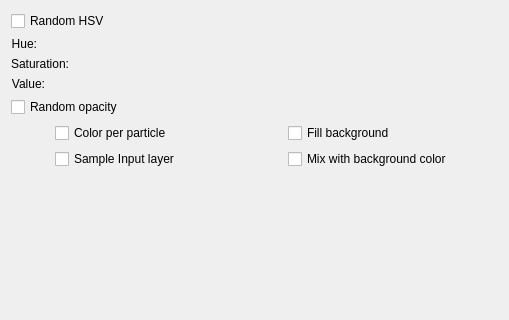
<?xml version="1.0" encoding="UTF-8"?>
<ui version="4.0">
 <class>WdgColorOptions</class>
 <widget class="QWidget" name="WdgColorOptions">
  <property name="geometry">
   <rect>
    <x>0</x>
    <y>0</y>
    <width>509</width>
    <height>320</height>
   </rect>
  </property>
  <property name="sizePolicy">
   <sizepolicy hsizetype="Preferred" vsizetype="Preferred">
    <horstretch>255</horstretch>
    <verstretch>255</verstretch>
   </sizepolicy>
  </property>
  <property name="minimumSize">
   <size>
    <width>460</width>
    <height>320</height>
   </size>
  </property>
  <layout class="QVBoxLayout" name="verticalLayout">
   <item>
    <widget class="QCheckBox" name="randomHSVCHBox">
     <property name="text">
      <string>Random HSV</string>
     </property>
    </widget>
   </item>
   <item>
    <layout class="QFormLayout" name="formLayout">
     <item row="0" column="0">
      <widget class="QLabel" name="label">
       <property name="text">
        <string>Hue:</string>
       </property>
       <property name="alignment">
        <set>Qt::AlignRight|Qt::AlignTrailing|Qt::AlignVCenter</set>
       </property>
      </widget>
     </item>
     <item row="0" column="1">
      <widget class="KisSliderSpinBox" name="hueSlider" native="true">
       <property name="sizePolicy">
        <sizepolicy hsizetype="MinimumExpanding" vsizetype="Preferred">
         <horstretch>10</horstretch>
         <verstretch>0</verstretch>
        </sizepolicy>
       </property>
      </widget>
     </item>
     <item row="1" column="0">
      <widget class="QLabel" name="label_2">
       <property name="text">
        <string>Saturation:</string>
       </property>
       <property name="alignment">
        <set>Qt::AlignRight|Qt::AlignTrailing|Qt::AlignVCenter</set>
       </property>
      </widget>
     </item>
     <item row="1" column="1">
      <widget class="KisSliderSpinBox" name="saturationSlider" native="true">
       <property name="sizePolicy">
        <sizepolicy hsizetype="MinimumExpanding" vsizetype="Preferred">
         <horstretch>10</horstretch>
         <verstretch>0</verstretch>
        </sizepolicy>
       </property>
      </widget>
     </item>
     <item row="2" column="0">
      <widget class="QLabel" name="label_3">
       <property name="text">
        <string>Value:</string>
       </property>
       <property name="alignment">
        <set>Qt::AlignRight|Qt::AlignTrailing|Qt::AlignVCenter</set>
       </property>
      </widget>
     </item>
     <item row="2" column="1">
      <widget class="KisSliderSpinBox" name="valueSlider" native="true">
       <property name="sizePolicy">
        <sizepolicy hsizetype="MinimumExpanding" vsizetype="Preferred">
         <horstretch>10</horstretch>
         <verstretch>0</verstretch>
        </sizepolicy>
       </property>
      </widget>
     </item>
    </layout>
   </item>
   <item>
    <widget class="QCheckBox" name="randomOpacityCHBox">
     <property name="text">
      <string>Random opacity</string>
     </property>
    </widget>
   </item>
   <item>
    <layout class="QGridLayout" name="chboxGridLayout">
     <property name="sizeConstraint">
      <enum>QLayout::SetMinimumSize</enum>
     </property>
     <item row="0" column="0">
      <widget class="QCheckBox" name="colorPerParticleCHBox">
       <property name="sizePolicy">
        <sizepolicy hsizetype="Fixed" vsizetype="Fixed">
         <horstretch>0</horstretch>
         <verstretch>0</verstretch>
        </sizepolicy>
       </property>
       <property name="text">
        <string>Color per particle</string>
       </property>
      </widget>
     </item>
     <item row="0" column="1">
      <spacer name="horizontalSpacer">
       <property name="orientation">
        <enum>Qt::Horizontal</enum>
       </property>
       <property name="sizeType">
        <enum>QSizePolicy::Fixed</enum>
       </property>
       <property name="sizeHint" stdset="0">
        <size>
         <width>58</width>
         <height>20</height>
        </size>
       </property>
      </spacer>
     </item>
     <item row="0" column="2">
      <widget class="QCheckBox" name="fillBackgroundCHBox">
       <property name="sizePolicy">
        <sizepolicy hsizetype="Fixed" vsizetype="Fixed">
         <horstretch>0</horstretch>
         <verstretch>0</verstretch>
        </sizepolicy>
       </property>
       <property name="toolTip">
        <string>If checked, grid brush fill every particle's background with background color. The background of particle is rectangle of grid width and height and by default it is transparent.</string>
       </property>
       <property name="text">
        <string>Fill background</string>
       </property>
      </widget>
     </item>
     <item row="1" column="0">
      <widget class="QCheckBox" name="sampleInputCHBox">
       <property name="sizePolicy">
        <sizepolicy hsizetype="Fixed" vsizetype="Fixed">
         <horstretch>0</horstretch>
         <verstretch>0</verstretch>
        </sizepolicy>
       </property>
       <property name="text">
        <string>Sample Input layer</string>
       </property>
      </widget>
     </item>
     <item row="1" column="2">
      <widget class="QCheckBox" name="mixBgColorCHBox">
       <property name="sizePolicy">
        <sizepolicy hsizetype="Fixed" vsizetype="Fixed">
         <horstretch>0</horstretch>
         <verstretch>0</verstretch>
        </sizepolicy>
       </property>
       <property name="text">
        <string>Mix with background color</string>
       </property>
      </widget>
     </item>
     <item row="1" column="1">
      <spacer name="horizontalSpacer_2">
       <property name="orientation">
        <enum>Qt::Horizontal</enum>
       </property>
       <property name="sizeType">
        <enum>QSizePolicy::Fixed</enum>
       </property>
       <property name="sizeHint" stdset="0">
        <size>
         <width>58</width>
         <height>20</height>
        </size>
       </property>
      </spacer>
     </item>
    </layout>
   </item>
   <item>
    <spacer name="verticalSpacer">
     <property name="orientation">
      <enum>Qt::Vertical</enum>
     </property>
     <property name="sizeHint" stdset="0">
      <size>
       <width>20</width>
       <height>114</height>
      </size>
     </property>
    </spacer>
   </item>
  </layout>
 </widget>
 <customwidgets>
  <customwidget>
   <class>KisSliderSpinBox</class>
   <extends>QWidget</extends>
   <header>kis_slider_spin_box.h</header>
   <container>1</container>
  </customwidget>
 </customwidgets>
 <resources/>
 <connections/>
</ui>
